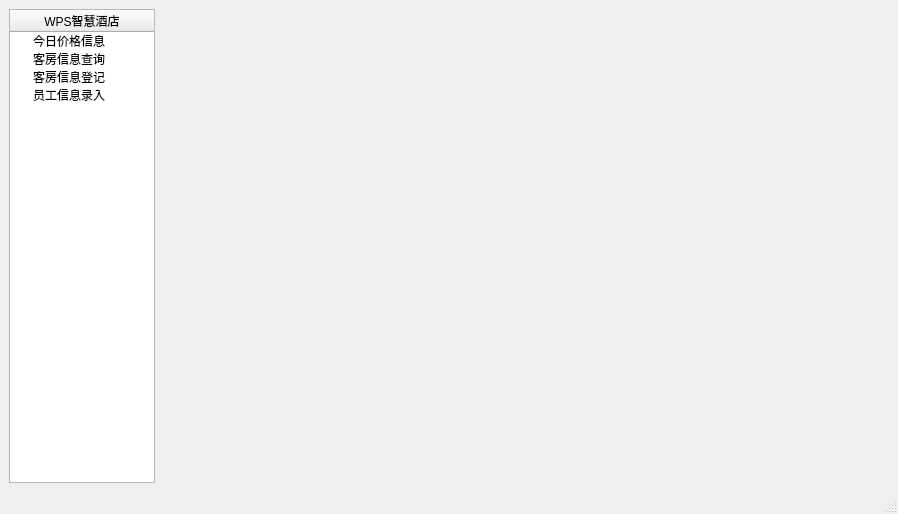
<?xml version="1.0" encoding="UTF-8"?>
<ui version="4.0">
 <class>KMainWindow</class>
 <widget class="QMainWindow" name="KMainWindow">
  <property name="geometry">
   <rect>
    <x>0</x>
    <y>0</y>
    <width>898</width>
    <height>514</height>
   </rect>
  </property>
  <property name="windowTitle">
   <string>KMainWindow</string>
  </property>
  <widget class="QWidget" name="centralwidget">
   <layout class="QGridLayout" name="gridLayout">
    <item row="0" column="0">
     <layout class="QHBoxLayout" name="horizontalLayout" stretch="1,5">
      <item>
       <widget class="QTreeWidget" name="m_sider">
        <column>
         <property name="text">
          <string>WPS智慧酒店</string>
         </property>
         <property name="textAlignment">
          <set>AlignCenter</set>
         </property>
        </column>
        <item>
         <property name="text">
          <string>今日价格信息</string>
         </property>
         <property name="textAlignment">
          <set>AlignCenter</set>
         </property>
        </item>
        <item>
         <property name="text">
          <string>客房信息查询</string>
         </property>
         <property name="textAlignment">
          <set>AlignCenter</set>
         </property>
        </item>
        <item>
         <property name="text">
          <string>客房信息登记</string>
         </property>
         <property name="textAlignment">
          <set>AlignCenter</set>
         </property>
        </item>
        <item>
         <property name="text">
          <string>员工信息录入</string>
         </property>
         <property name="textAlignment">
          <set>AlignCenter</set>
         </property>
        </item>
       </widget>
      </item>
      <item>
       <widget class="QStackedWidget" name="m_stack_pages">
        <widget class="QWidget" name="page"/>
        <widget class="QWidget" name="page_2"/>
       </widget>
      </item>
     </layout>
    </item>
   </layout>
  </widget>
  <widget class="QMenuBar" name="menubar">
   <property name="geometry">
    <rect>
     <x>0</x>
     <y>0</y>
     <width>898</width>
     <height>26</height>
    </rect>
   </property>
  </widget>
  <widget class="QStatusBar" name="statusbar"/>
 </widget>
 <resources/>
 <connections/>
</ui>
